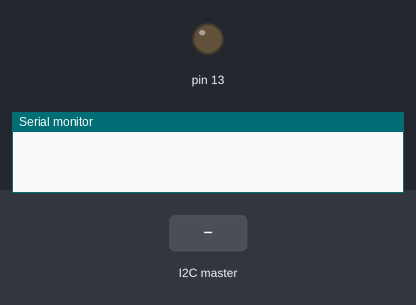
Bench run of a sketch on a simulated Arduino Uno, built with avr-gcc and run on an emulated ATmega328P. Shown: output pins drawn as LEDs (lit = HIGH), the last lines printed to the serial monitor. Inputs (shaded band) come from the test bench.

Above: at 1.2 s.
1.3 s: the I2C master sends the byte 1
At 1.9 s:
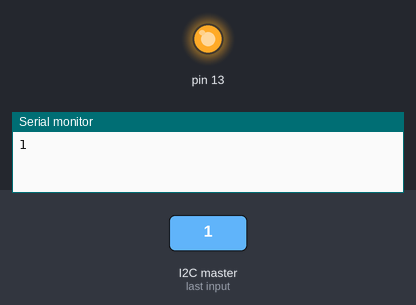
2.8 s: the I2C master sends the byte 0
At 3.1 s:
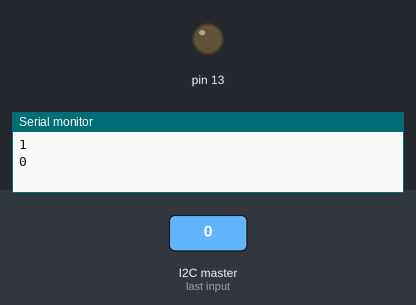
4.3 s: the I2C master sends the byte 2
At 5.4 s:
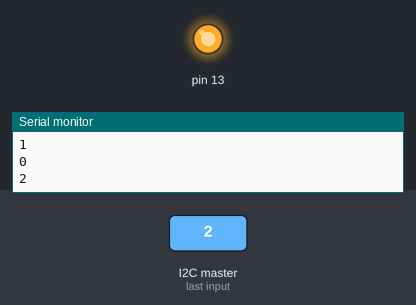
Timing chart, 0 to 7.3 s (numbered marks = the images above; inputs shaded):
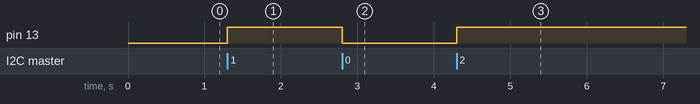

Measured:
- after the input at 1.3 s, pin 13: LOW → HIGH at once
- after the input at 2.8 s, pin 13: HIGH → LOW at once
- after the input at 4.3 s, pin 13: LOW → HIGH at once

The sketch:

slavei2c.ino
```cpp
#include <Wire.h>

bool state = false;

void setup() {
  Wire.begin(8);
  Wire.onReceive(receiveEvent);
  Serial.begin(9600);
  pinMode(13, OUTPUT);

}

void loop() {
  delay(100);
  digitalWrite(13,state);
}

void receiveEvent(int howMany){
  while(1 < Wire.available()){
    char c = Wire.read();
    Serial.print(c);
  }
  int x = Wire.read();
  Serial.println(x);
  state = !state;
}
```
